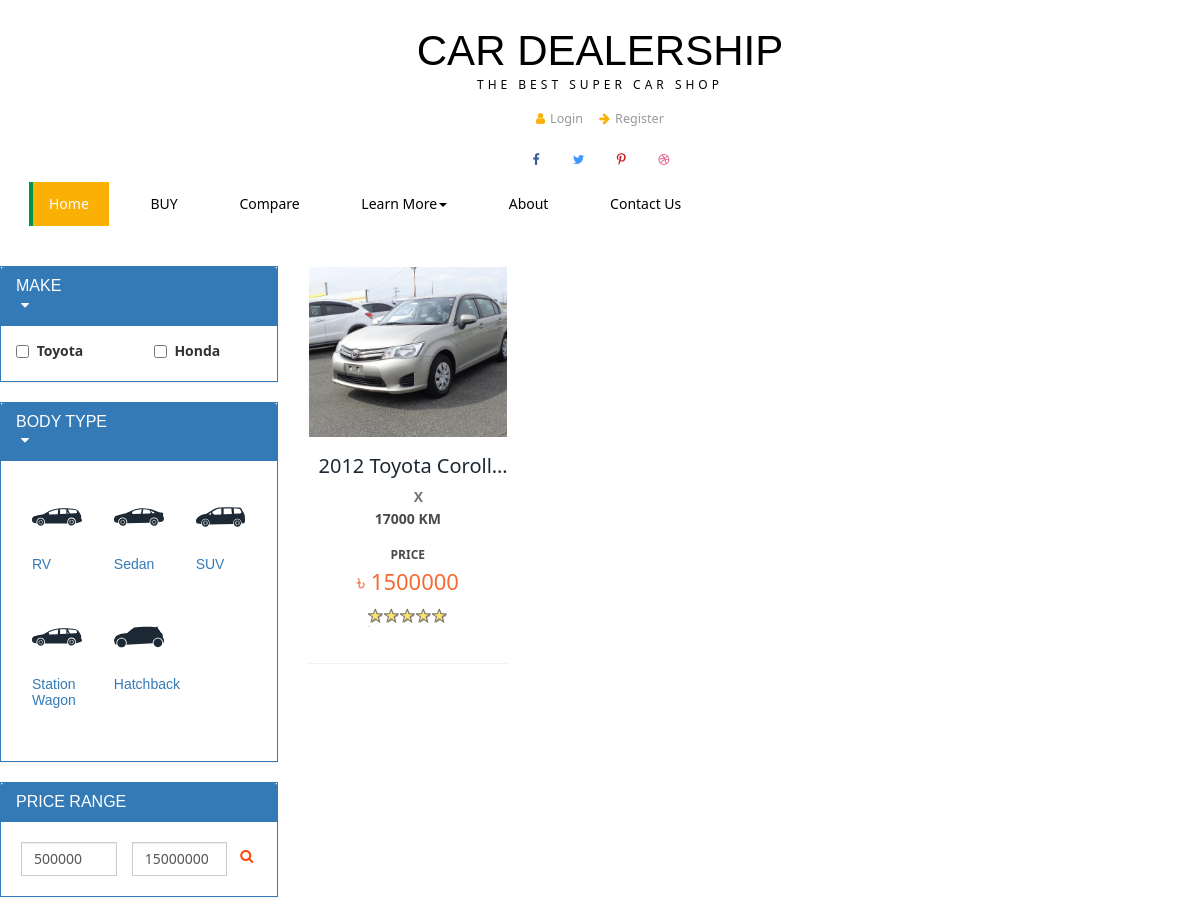
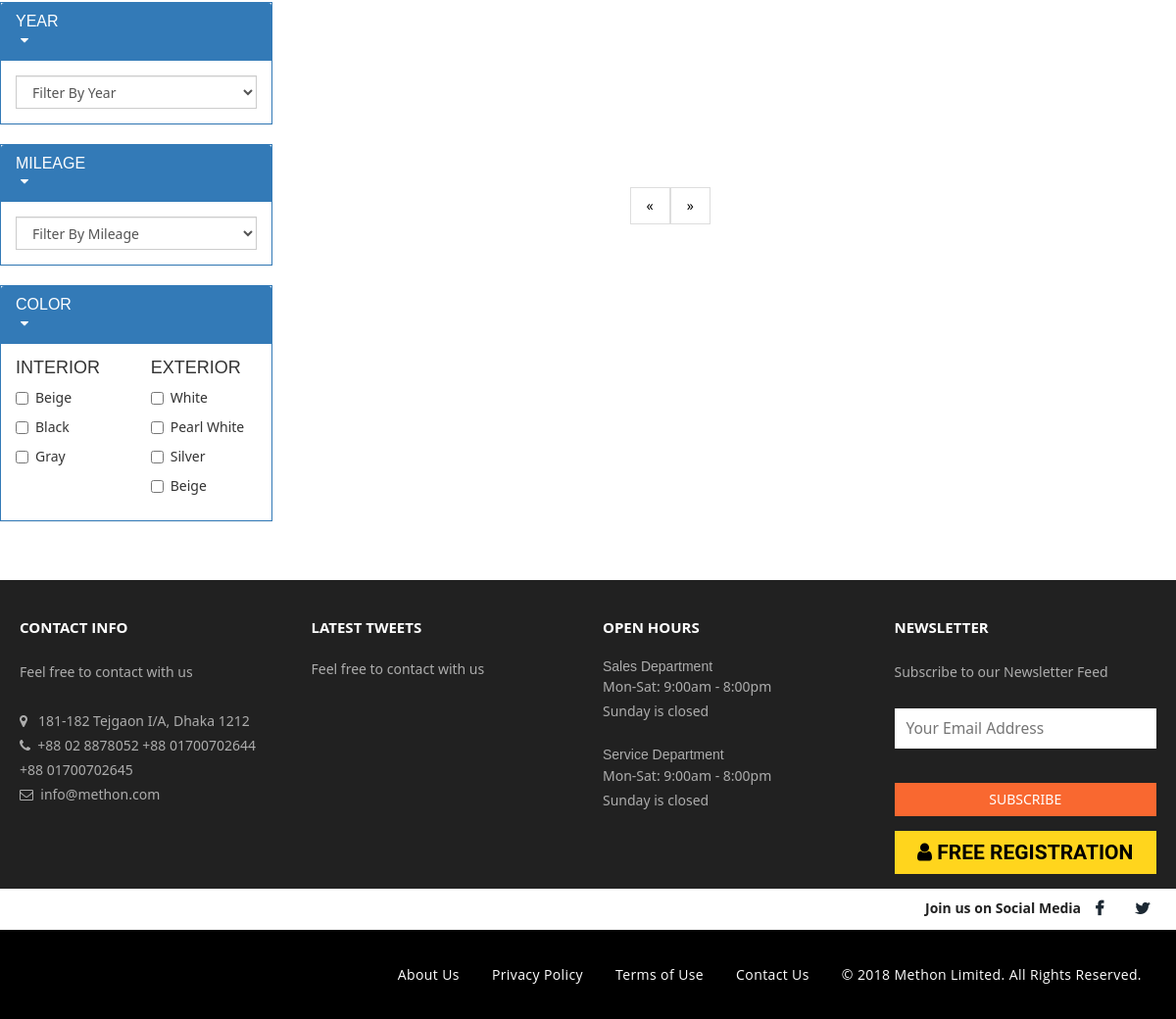
The app's page /Oldcar.php with its own data (2 pictures, top to bottom).
### tables this page shows
CREATE TABLE `gari` (
  `Stock_no` int(11) NOT NULL,
  `id` int(11) NOT NULL,
  `Make` varchar(100) NOT NULL,
  `Model` varchar(100) NOT NULL,
  `Body_Type` varchar(100) NOT NULL,
  `Interior_Color` varchar(100) NOT NULL,
  `Exterior_Color` varchar(100) NOT NULL,
  `Year` varchar(100) NOT NULL,
  `Engine` varchar(100) NOT NULL,
  `Transmission` varchar(100) NOT NULL,
  `Fuel_Type` varchar(100) NOT NULL,
  `drive_Type` varchar(100) NOT NULL,
  `Tyre` varchar(100) NOT NULL,
  `Mileage` int(11) NOT NULL,
  `Capacity` int(11) NOT NULL,
  `price` varchar(100) NOT NULL,
  `photo` varchar(300) NOT NULL,
  `New_old` varchar(100) NOT NULL,
  `cat` int(11) NOT NULL,
  `Grade` varchar(300) NOT NULL,
  `product_status` enum('0','1') NOT NULL COMMENT '0-active,1-inactive',
  `quantity` int(11) NOT NULL,
  `logo` varchar(100) NOT NULL
);

### Oldcar.php (the view, shortened to what the rows shown need)
<?php
 include_once ('connection.php');
 ?>
<!DOCTYPE html>
<html>
<head>
  <link rel="stylesheet" href="font-awesome/css/font-awesome.min.css"/>
<link rel="stylesheet" href="All_Gari.css"/>
 <link rel="stylesheet" href="css/bootstrap.min.css"/>
<link rel="stylesheet" href="foot.css">
<link href="css/style2.css" rel='stylesheet' type='text/css' />
<link href="css/style.css" rel='stylesheet' type='text/css' />
</head>
<body>
<div class="header">
        <div class="container">
            <div class="logo">
                <h1 ><a href="index.php">CAR DEALERSHIP<span>The Best Super Car shop</span></a></h1>
            </div>
                </div>
</div>
<br><br>
<div class="row">
        <div class="col-xlg-10 col-lg-9  col-md-9 col-sm-8  right-panel">
            <div class="row product-data" id="car-list">
<?php
$per_page=12;
 if (isset($_GET['page'])) {
    $page = $_GET['page'];
 }else {
    $page = 1 ;
 }
 $start_from = ($page-1) * $per_page;
 ?>
<?php
if(isset($_POST['button'])){
  $search=$_POST['search'];
$sql="SELECT * FROM gari where Make like '%{$search}%' || Model like '%{$search}%'";
$price_list=$conn->query($sql);
if ($price_list->num_rows > 0) {
        while($row = $price_list->fetch_assoc()) {
?>
        <div class="col-xlg-2 col-lg-3 col-md-4 col-sm-6">
            <a href="gariView.php?id=<?php echo $row['id'];  ?>" target="_blank" class="car-detail-link">
                <div class="panel car-stock-panel">
                        <div class="ribbon-box">
                            <div class="ribbon-premium"><span><?php echo $row['logo']; ?></span></div>
                            <div class="car-detail-img " style="background-image:url('<?php echo $row['photo']; ?>')">
                            </div>
                        </div>
                    <div class="panel-body">
                        <div class="car-detail-name center-block"><?php echo $row['Year']; ?> <?php echo $row['Model']; ?></div>
                        <div class="car-detail-grade center-block"><?php echo $row['Grade']; ?></div>
                        <div class="car-detail-mileage center-block"><?php echo $row['Mileage']; ?> KM</div>
                        <div class="car-detail-price-label center-block"> PRICE</div>
                        <div class="car-detail-price center-block">৳ <?php echo $row['price']; ?></div>
                        <div class="car-detail-rating center-block">
                            <div class="rating-container rating-md rating-animate rating-disabled"><div class="clear-rating " title="Clear"><i class="glyphicon glyphicon-minus-sign"></i></div><div class="rating-stars"><span class="empty-stars"><span class="star"><i class="glyphicon glyphicon-star-empty"></i></span><span class="star"><i class="glyphicon glyphicon-star-empty"></i></span><span class="star"><i class="glyphicon glyphicon-star-empty"></i></span><span class="star"><i class="glyphicon glyphicon-star-empty"></i></span><span class="star"><i class="glyphicon glyphicon-star-empty"></i></span></span><span class="filled-stars" style="width: 100%;"><span class="star"><i class="glyphicon glyphicon-star"></i></span><span class="star"><i class="glyphicon glyphicon-star"></i></span><span class="star"><i class="glyphicon glyphicon-star"></i></span><span class="star"><i class="glyphicon glyphicon-star"></i></span><span class="star"><i class="glyphicon glyphicon-star"></i></span></span><input name="Rating" type="number" class="rating car-detail-rating-input rating-input" min="1" max="5" step="0.5" value="5.00" disabled="disabled"></div><div class="caption"><span class="label label-success">Five Stars</span></div></div>
                        </div>
                        <!-- <label>
                            <input id="cbc-8" type="checkbox" class="checkbox-compare cbc-8" value="true">
                            ADD TO COMPARE
                        </label> -->
                    </div>
                </div>
            </a>
        </div>
<?php
}
}
}
else{
$sql="SELECT * FROM gari where New_old='Old' limit  $start_from,$per_page";
$price_list=$conn->query($sql);
if ($price_list->num_rows > 0) {
        while($row = $price_list->fetch_assoc()) {
 ?>
        <div class="col-xlg-2 col-lg-3 col-md-4 col-sm-6">
            <a href="gariView.php?id=<?php echo $row['id'];  ?>" target="_blank" class="car-detail-link">
                <div class="panel car-stock-panel">
                        <div class="ribbon-box">
                            <div class="ribbon-premium"><span><?php echo $row['logo']; ?></span></div>
                            <div class="car-detail-img " style="background-image:url('<?php echo $row['photo']; ?>')">
                            </div>
                        </div>
                    <div class="panel-body">
                        <div class="car-detail-name center-block"><?php echo $row['Year']; ?> <?php echo $row['Model']; ?></div>
                        <div class="car-detail-grade center-block"><?php echo $row['Grade']; ?></div>
                        <div class="car-detail-mileage center-block"><?php echo $row['Mileage']; ?> KM</div>
                        <div class="car-detail-price-label center-block"> PRICE</div>
                        <div class="car-detail-price center-block">৳ <?php echo $row['price']; ?></div>
                        <div class="car-detail-rating center-block">
                            <div class="rating-container rating-md rating-animate rating-disabled"><div class="clear-rating " title="Clear"><i class="glyphicon glyphicon-minus-sign"></i></div><div class="rating-stars"><span class="empty-stars"><span class="star"><i class="glyphicon glyphicon-star-empty"></i></span><span class="star"><i class="glyphicon glyphicon-star-empty"></i></span><span class="star"><i class="glyphicon glyphicon-star-empty"></i></span><span class="star"><i class="glyphicon glyphicon-star-empty"></i></span><span class="star"><i class="glyphicon glyphicon-star-empty"></i></span></span><span class="filled-stars" style="width: 100%;"><span class="star"><i class="glyphicon glyphicon-star"></i></span><span class="star"><i class="glyphicon glyphicon-star"></i></span><span class="star"><i class="glyphicon glyphicon-star"></i></span><span class="star"><i class="glyphicon glyphicon-star"></i></span><span class="star"><i class="glyphicon glyphicon-star"></i></span></span><input name="Rating" type="number" class="rating car-detail-rating-input rating-input" min="1" max="5" step="0.5" value="5.00" disabled="disabled"></div><div class="caption"><span class="label label-success">Five Stars</span></div></div>
                        </div>
                    </div>
                </div>
            </a>
        </div>
    <?php }?>
<?php  }?>
<?php }?>
</div>
            <br>
        </div>
    </div>
<br><br>
</body>
</html>

### records on screen
gari: photo (picture), Year "2012", Model "Toyota Coroll…", Grade "X", Mileage "17000", price "1500000"

### other values on screen
$Make['Make'] "Toyota"
$Make['Make'] "Honda"
$value['ccat'] "RV"
$value['ccat'] "Sedan"
$value['ccat'] "SUV"
$value['ccat'] "Station Wagon"
$value['ccat'] "Hatchback"
$colour1['Interior_Color'] "Beige"
$colour1['Interior_Color'] "Black"
$colour1['Interior_Color'] "Gray"
$colour['Exterior_Color'] "White"
$colour['Exterior_Color'] "Pearl White"
$colour['Exterior_Color'] "Silver"
$colour['Exterior_Color'] "Beige"
